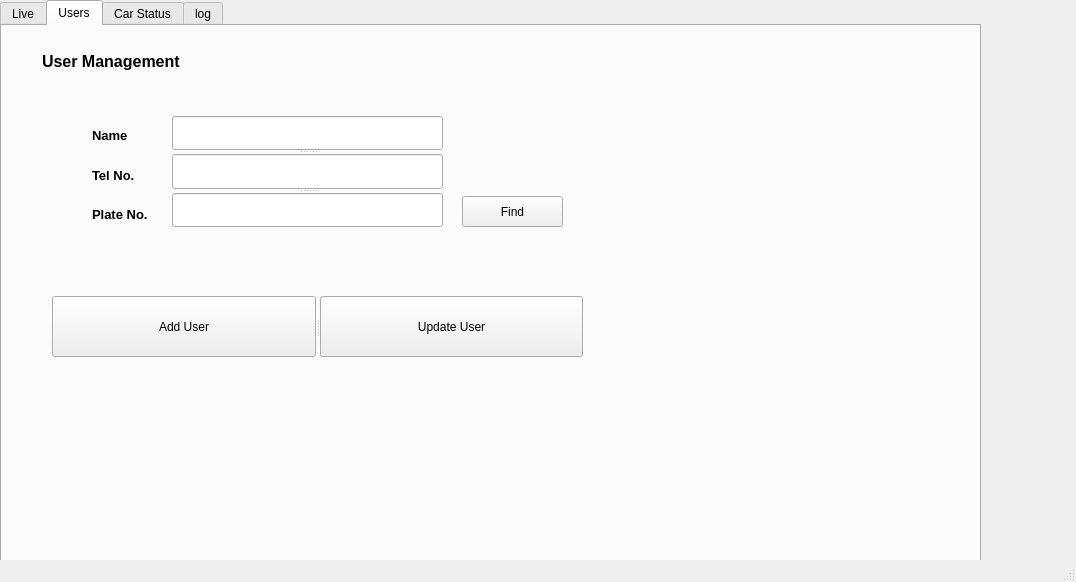
<?xml version="1.0" encoding="UTF-8"?>
<ui version="4.0">
 <class>MainWindow</class>
 <widget class="QMainWindow" name="MainWindow">
  <property name="geometry">
   <rect>
    <x>0</x>
    <y>0</y>
    <width>1076</width>
    <height>582</height>
   </rect>
  </property>
  <property name="windowTitle">
   <string>MainWindow</string>
  </property>
  <widget class="QWidget" name="centralwidget">
   <widget class="QTabWidget" name="tabWidget">
    <property name="geometry">
     <rect>
      <x>0</x>
      <y>0</y>
      <width>981</width>
      <height>631</height>
     </rect>
    </property>
    <property name="accessibleName">
     <string/>
    </property>
    <property name="currentIndex">
     <number>1</number>
    </property>
    <widget class="QWidget" name="tab">
     <attribute name="title">
      <string>Live</string>
     </attribute>
     <widget class="QLabel" name="imgLable">
      <property name="geometry">
       <rect>
        <x>10</x>
        <y>50</y>
        <width>550</width>
        <height>400</height>
       </rect>
      </property>
      <property name="frameShape">
       <enum>QFrame::Box</enum>
      </property>
      <property name="text">
       <string/>
      </property>
     </widget>
     <widget class="QPushButton" name="startButton">
      <property name="geometry">
       <rect>
        <x>130</x>
        <y>0</y>
        <width>401</width>
        <height>31</height>
       </rect>
      </property>
      <property name="text">
       <string>Start</string>
      </property>
     </widget>
     <widget class="QLabel" name="imgLable2">
      <property name="geometry">
       <rect>
        <x>560</x>
        <y>110</y>
        <width>401</width>
        <height>281</height>
       </rect>
      </property>
      <property name="frameShape">
       <enum>QFrame::Box</enum>
      </property>
      <property name="text">
       <string/>
      </property>
     </widget>
    </widget>
    <widget class="QWidget" name="tab_2">
     <attribute name="title">
      <string>Users</string>
     </attribute>
     <widget class="QLabel" name="label">
      <property name="geometry">
       <rect>
        <x>40</x>
        <y>20</y>
        <width>171</width>
        <height>31</height>
       </rect>
      </property>
      <property name="font">
       <font>
        <pointsize>12</pointsize>
        <weight>75</weight>
        <bold>true</bold>
       </font>
      </property>
      <property name="text">
       <string>User Management</string>
      </property>
     </widget>
     <widget class="QLabel" name="label_6">
      <property name="geometry">
       <rect>
        <x>90</x>
        <y>90</y>
        <width>79</width>
        <height>38</height>
       </rect>
      </property>
      <property name="font">
       <font>
        <pointsize>10</pointsize>
        <weight>75</weight>
        <bold>true</bold>
       </font>
      </property>
      <property name="text">
       <string>Name</string>
      </property>
     </widget>
     <widget class="QLabel" name="label_7">
      <property name="geometry">
       <rect>
        <x>90</x>
        <y>130</y>
        <width>79</width>
        <height>38</height>
       </rect>
      </property>
      <property name="font">
       <font>
        <pointsize>10</pointsize>
        <weight>75</weight>
        <bold>true</bold>
       </font>
      </property>
      <property name="text">
       <string>Tel No.</string>
      </property>
     </widget>
     <widget class="QLabel" name="label_9">
      <property name="geometry">
       <rect>
        <x>90</x>
        <y>170</y>
        <width>79</width>
        <height>37</height>
       </rect>
      </property>
      <property name="font">
       <font>
        <pointsize>10</pointsize>
        <weight>75</weight>
        <bold>true</bold>
       </font>
      </property>
      <property name="text">
       <string>Plate No.</string>
      </property>
     </widget>
     <widget class="QPushButton" name="find">
      <property name="geometry">
       <rect>
        <x>460</x>
        <y>170</y>
        <width>101</width>
        <height>31</height>
       </rect>
      </property>
      <property name="text">
       <string>Find</string>
      </property>
     </widget>
     <widget class="QSplitter" name="splitter">
      <property name="geometry">
       <rect>
        <x>170</x>
        <y>90</y>
        <width>271</width>
        <height>111</height>
       </rect>
      </property>
      <property name="orientation">
       <enum>Qt::Vertical</enum>
      </property>
      <widget class="QLineEdit" name="textName"/>
      <widget class="QLineEdit" name="textTel"/>
      <widget class="QLineEdit" name="textPlate"/>
     </widget>
     <widget class="QSplitter" name="splitter_2">
      <property name="geometry">
       <rect>
        <x>50</x>
        <y>270</y>
        <width>531</width>
        <height>61</height>
       </rect>
      </property>
      <property name="orientation">
       <enum>Qt::Horizontal</enum>
      </property>
      <widget class="QPushButton" name="addUser">
       <property name="text">
        <string>Add User</string>
       </property>
      </widget>
      <widget class="QPushButton" name="updateUser">
       <property name="text">
        <string>Update User</string>
       </property>
      </widget>
     </widget>
    </widget>
    <widget class="QWidget" name="CarStatus">
     <attribute name="title">
      <string>Car Status</string>
     </attribute>
     <widget class="QTableWidget" name="table2">
      <property name="geometry">
       <rect>
        <x>30</x>
        <y>50</y>
        <width>541</width>
        <height>391</height>
       </rect>
      </property>
      <property name="alternatingRowColors">
       <bool>true</bool>
      </property>
      <property name="sortingEnabled">
       <bool>true</bool>
      </property>
      <column>
       <property name="text">
        <string>Plate No</string>
       </property>
      </column>
      <column>
       <property name="text">
        <string>Name</string>
       </property>
      </column>
      <column>
       <property name="text">
        <string>Photo</string>
       </property>
      </column>
      <column>
       <property name="text">
        <string>Status</string>
       </property>
      </column>
     </widget>
     <widget class="QPushButton" name="refresh">
      <property name="geometry">
       <rect>
        <x>600</x>
        <y>160</y>
        <width>111</width>
        <height>71</height>
       </rect>
      </property>
      <property name="text">
       <string>REFRESH</string>
      </property>
     </widget>
    </widget>
    <widget class="QWidget" name="log">
     <attribute name="title">
      <string>log</string>
     </attribute>
     <widget class="QTableWidget" name="table">
      <property name="geometry">
       <rect>
        <x>30</x>
        <y>80</y>
        <width>691</width>
        <height>391</height>
       </rect>
      </property>
      <property name="alternatingRowColors">
       <bool>true</bool>
      </property>
      <property name="sortingEnabled">
       <bool>true</bool>
      </property>
      <column>
       <property name="text">
        <string>Time</string>
       </property>
      </column>
      <column>
       <property name="text">
        <string>Plate No</string>
       </property>
      </column>
      <column>
       <property name="text">
        <string>Photo</string>
       </property>
      </column>
     </widget>
     <widget class="QLabel" name="label_15">
      <property name="geometry">
       <rect>
        <x>380</x>
        <y>20</y>
        <width>51</width>
        <height>20</height>
       </rect>
      </property>
      <property name="font">
       <font>
        <family>Calibri</family>
        <pointsize>12</pointsize>
        <weight>75</weight>
        <bold>true</bold>
       </font>
      </property>
      <property name="text">
       <string>To</string>
      </property>
     </widget>
     <widget class="QPushButton" name="load">
      <property name="geometry">
       <rect>
        <x>700</x>
        <y>10</y>
        <width>101</width>
        <height>31</height>
       </rect>
      </property>
      <property name="text">
       <string>Load</string>
      </property>
     </widget>
     <widget class="QLabel" name="label_16">
      <property name="geometry">
       <rect>
        <x>20</x>
        <y>20</y>
        <width>51</width>
        <height>20</height>
       </rect>
      </property>
      <property name="font">
       <font>
        <family>Calibri</family>
        <pointsize>12</pointsize>
        <weight>75</weight>
        <bold>true</bold>
       </font>
      </property>
      <property name="text">
       <string>From</string>
      </property>
     </widget>
     <widget class="QDateTimeEdit" name="fromTime">
      <property name="geometry">
       <rect>
        <x>90</x>
        <y>20</y>
        <width>194</width>
        <height>22</height>
       </rect>
      </property>
      <property name="dateTime">
       <datetime>
        <hour>0</hour>
        <minute>0</minute>
        <second>0</second>
        <year>2020</year>
        <month>11</month>
        <day>16</day>
       </datetime>
      </property>
      <property name="displayFormat">
       <string>dd-MM-yy hh:mm:ss</string>
      </property>
      <property name="calendarPopup">
       <bool>true</bool>
      </property>
     </widget>
     <widget class="QDateTimeEdit" name="toTime">
      <property name="geometry">
       <rect>
        <x>430</x>
        <y>20</y>
        <width>194</width>
        <height>22</height>
       </rect>
      </property>
      <property name="dateTime">
       <datetime>
        <hour>0</hour>
        <minute>0</minute>
        <second>0</second>
        <year>2021</year>
        <month>12</month>
        <day>18</day>
       </datetime>
      </property>
      <property name="time">
       <time>
        <hour>0</hour>
        <minute>0</minute>
        <second>0</second>
       </time>
      </property>
      <property name="displayFormat">
       <string>dd-MM-yy hh:mm:ss</string>
      </property>
      <property name="calendarPopup">
       <bool>true</bool>
      </property>
     </widget>
    </widget>
   </widget>
  </widget>
  <widget class="QMenuBar" name="menubar">
   <property name="geometry">
    <rect>
     <x>0</x>
     <y>0</y>
     <width>1076</width>
     <height>21</height>
    </rect>
   </property>
  </widget>
  <widget class="QStatusBar" name="statusbar"/>
 </widget>
 <resources/>
 <connections/>
</ui>
